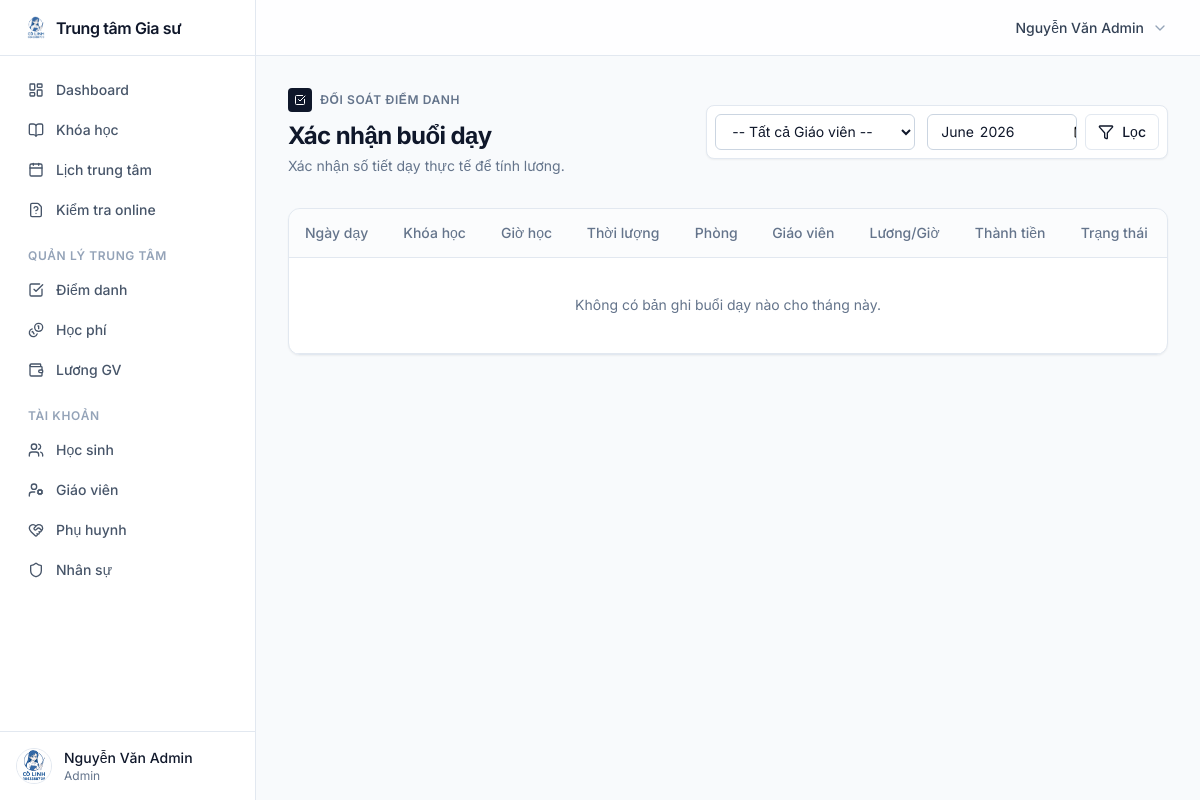
The app's page /teaching/my-records (signed in) with its own data.
### app.py (models this page shows, shortened)
class User(db.Model, UserMixin):
    id = db.Column(db.Integer, primary_key=True)
    username = db.Column(db.String(80), unique=True, nullable=False)
    fullname = db.Column(db.String(100), nullable=False)
    user_code = db.Column(db.String(20), unique=True, nullable=False)
    role = db.Column(db.String(20), nullable=False, default="student")
    phone = db.Column(db.String(20))
    parent_phone = db.Column(db.String(20))
    birth_date = db.Column(db.Date)
    position = db.Column(db.String(100))
    password_hash = db.Column(db.String(255))
    is_active = db.Column(db.Boolean, default=True)
    avatar = db.Column(db.String(100), default="default.jpg")
    salary_rate_per_hour = db.Column(db.Integer, default=0)
    linked_student_id = db.Column(db.Integer, db.ForeignKey("user.id"))
    linked_student = db.relationship("User", remote_side=[id], uselist=False)
    courses_taught = db.relationship("Course", back_populates="teacher", foreign_keys="Course.teacher_id")
    schedules = db.relationship("Schedule", back_populates="teacher", foreign_keys="Schedule.teacher_id")
    enrollments = db.relationship("Enrollment", back_populates="student", foreign_keys="Enrollment.student_id")

### app.py (the view)
@app.route("/teaching/my-records")
@login_required
def my_teaching_records():
    if current_user.role not in ("admin", "manager", "teacher"):
        flash("Bạn không có quyền truy cập.", "danger")
        return redirect(url_for("index"))
    if current_user.role == "teacher":
        teacher_id = current_user.id
    else:
        teacher_id = request.args.get("teacher_id", type=int)
    month = request.args.get("month") or month_key()
    start, end = month_bounds(month)
    query = TeachingRecord.query.filter(TeachingRecord.date >= start, TeachingRecord.date <= end)
    if teacher_id:
        query = query.filter_by(teacher_id=teacher_id)
    records = query.order_by(TeachingRecord.date.desc(), TeachingRecord.start_time.desc()).all()
    teachers = User.query.filter_by(role="teacher").order_by(User.fullname).all() if current_user.role in ("admin", "manager") else []
    return render_template("teaching_records.html", records=records, month=month, teachers=teachers, selected_teacher_id=teacher_id)

### templates/teaching_records.html (shortened to what this page needs)
{% extends "layout.html" %}
{% block content %}
<div class="flex flex-col sm:flex-row justify-between items-start sm:items-center gap-4 mb-8">
    <div>
        <div class="flex items-center gap-2 mb-2">
            <div class="w-6 h-6 bg-slate-900 rounded flex items-center justify-center">
                <i data-lucide="check-square" class="w-3 h-3 text-white"></i>
            </div>
            <span class="text-xs font-semibold uppercase tracking-wider text-slate-500">Đối soát điểm danh</span>
        </div>
        <h1 class="text-2xl font-bold tracking-tight text-slate-900">Xác nhận buổi dạy</h1>
        <p class="text-sm text-slate-500 mt-1">Xác nhận số tiết dạy thực tế để tính lương.</p>
    </div>
    <form class="flex flex-col sm:flex-row gap-3 items-end sm:items-center bg-white p-2 rounded-lg border border-slate-200 shadow-sm">
        {% if current_user.role in ['admin', 'manager'] and teachers %}
        <div class="w-full sm:w-auto">
            <select name="teacher_id" class="flex h-9 w-full sm:w-[200px] rounded-md border border-slate-300 bg-white px-3 py-1 text-sm focus:outline-none focus:ring-2 focus:ring-slate-900 transition-colors" onchange="this.form.submit()">
                <option value="">-- Tất cả Giáo viên --</option>
            </select>
        </div>
        {% endif %}
        <div class="flex gap-2 w-full sm:w-auto">
            <input type="month" name="month" class="flex h-9 w-full sm:w-[150px] rounded-md border border-slate-300 bg-white px-3 py-1 text-sm focus:outline-none focus:ring-2 focus:ring-slate-900 transition-colors" value="{{ month }}" onchange="this.form.submit()">
            <button type="submit" class="inline-flex items-center justify-center rounded-md text-sm font-medium transition-colors focus-visible:outline-none focus-visible:ring-2 border border-slate-200 bg-white hover:bg-slate-100 hover:text-slate-900 h-9 px-3 shrink-0">
                <i data-lucide="filter" class="w-4 h-4 mr-2"></i> Lọc
            </button>
        </div>
    </form>
</div>
<div class="rounded-xl border border-slate-200 bg-white shadow-sm overflow-hidden">
    <div class="table-container" data-table-tools>
        <table class="shadcn-table">
            <thead class="bg-slate-50/50">
                <tr>
                    <th>Ngày dạy</th>
                    <th>Khóa học</th>
                    <th>Giờ học</th>
                    <th>Thời lượng</th>
                    <th>Phòng</th>
                    {% if current_user.role in ['admin', 'manager'] %}
                    <th>Giáo viên</th>
                    {% endif %}
                    <th>Lương/Giờ</th>
                    <th>Thành tiền</th>
                    <th>Trạng thái</th>
                </tr>
            </thead>
            <tbody>
                {% for r in records %}
                <tr class="transition-colors hover:bg-slate-50/50">
                    <td class="font-medium text-slate-900">{{ r.date.strftime('%d/%m/%Y') }}</td>
                    <td class="text-slate-700">{{ r.course.course_name }}</td>
                    <td class="text-slate-600 text-sm">
                        <div class="inline-flex items-center rounded-md bg-slate-100 px-2 py-1 font-medium ring-1 ring-inset ring-slate-500/10">
                            {{ r.start_time.strftime('%H:%M') }} - {{ r.end_time.strftime('%H:%M') }}
                        </div>
                    </td>
                    <td class="text-slate-600">{{ r.hours_taught }}h</td>
                    <td>
                        <span class="inline-flex items-center rounded-md bg-slate-100 px-2 py-1 text-xs font-medium text-slate-600">
                            {{ r.classroom }}
                        </span>
                    </td>
                    {% if current_user.role in ['admin', 'manager'] %}
                    <td class="text-slate-700">
                        <div class="flex items-center gap-1.5">
                            <i data-lucide="user" class="w-3.5 h-3.5 text-slate-400"></i>
                            {{ r.teacher.fullname }}
                        </div>
                    </td>
                    {% endif %}
                    <td class="text-slate-600">{{ money(r.hourly_rate) }} đ</td>
                    <td class="font-bold text-slate-900">{{ money(r.amount_earned) }} đ</td>
                    <td>
                        {% if r.confirmed_by_teacher %}
                        <span class="inline-flex items-center rounded-full border border-transparent bg-green-100 px-2.5 py-0.5 text-xs font-semibold text-green-800" title="Xác nhận lúc: {{ r.confirmed_at.strftime('%H:%M %d/%m/%Y') if r.confirmed_at else 'N/A' }}">
                            <i data-lucide="check-circle-2" class="w-3.5 h-3.5 mr-1"></i> Đã xác nhận
                        </span>
                        {% else %}
                            {% if current_user.role == 'teacher' %}
                            <form method="post" action="{{ url_for('confirm_teaching', record_id=r.id) }}" class="inline-block">
                                <input type="hidden" name="csrf_token" value="{{ csrf_token() }}">
                                <button type="submit" class="inline-flex items-center justify-center rounded-full text-xs font-medium transition-colors focus-visible:outline-none focus-visible:ring-2 focus-visible:ring-slate-950 bg-blue-600 text-white hover:bg-blue-700 h-6 px-2.5">
                                    <i data-lucide="check" class="w-3 h-3 mr-1"></i> Xác nhận
                                </button>
                            </form>
                            {% else %}
                            <span class="inline-flex items-center rounded-full border border-transparent bg-yellow-100 px-2.5 py-0.5 text-xs font-semibold text-yellow-800">
                                <i data-lucide="clock" class="w-3.5 h-3.5 mr-1"></i> Chờ xác nhận
                            </span>
                            {% endif %}
                        {% endif %}
                    </td>
                </tr>
                {% else %}
                <tr>
                    <td colspan="9" class="h-24 text-center text-slate-500">Không có bản ghi buổi dạy nào cho tháng này.</td>
                </tr>
                {% endfor %}
            </tbody>
        </table>
    </div>
</div>
{% endblock %}

### templates/layout.html (shortened to what this page needs)
<!doctype html>
<html lang="vi" class="antialiased">
<head>
    <script src="https://cdn.tailwindcss.com"></script>
</head>
<body class="bg-slate-50 text-slate-900 min-h-screen flex {% if current_user.is_authenticated %}logged-in{% endif %}">
    {% if current_user.is_authenticated %}
    <aside id="sidebar" class="fixed inset-y-0 left-0 z-50 w-64 bg-white border-r border-slate-200 flex flex-col transform -translate-x-full lg:translate-x-0 lg:static lg:shrink-0 h-screen">
        <div class="h-14 flex items-center px-6 border-b border-slate-200">
            <a href="{{ url_for('index') }}" class="flex items-center gap-2 font-semibold text-slate-900 tracking-tight">
                <img src="{{ url_for('static', filename='logo.png') }}" alt="Logo" class="w-6 h-6 rounded">
                <span>Trung tâm Gia sư</span>
            </a>
        </div>
        <nav class="flex-1 overflow-y-auto p-4 space-y-1">
            {% set current_path = request.path %}
            <a href="{{ url_for('index') }}" class="flex items-center gap-3 px-3 py-2 rounded-md text-sm font-medium transition-colors {% if current_path == url_for('index') %}bg-slate-100 text-slate-900{% else %}text-slate-600 hover:bg-slate-100 hover:text-slate-900{% endif %}">
                <i data-lucide="layout-dashboard" class="w-4 h-4"></i> Dashboard
            </a>
            <a href="{{ url_for('courses') }}" class="flex items-center gap-3 px-3 py-2 rounded-md text-sm font-medium transition-colors {% if current_path == url_for('courses') %}bg-slate-100 text-slate-900{% else %}text-slate-600 hover:bg-slate-100 hover:text-slate-900{% endif %}">
                <i data-lucide="book-open" class="w-4 h-4"></i> Khóa học
            </a>
            {% if current_user.role in ['admin', 'manager'] %}
                <a href="{{ url_for('schedules') }}" class="flex items-center gap-3 px-3 py-2 rounded-md text-sm font-medium transition-colors {% if current_path == url_for('schedules') %}bg-slate-100 text-slate-900{% else %}text-slate-600 hover:bg-slate-100 hover:text-slate-900{% endif %}">
                    <i data-lucide="calendar" class="w-4 h-4"></i> Lịch trung tâm
                </a>
                <a href="{{ url_for('exam_list') }}" class="flex items-center gap-3 px-3 py-2 rounded-md text-sm font-medium transition-colors {% if current_path == url_for('exam_list') %}bg-slate-100 text-slate-900{% else %}text-slate-600 hover:bg-slate-100 hover:text-slate-900{% endif %}">
                    <i data-lucide="file-question" class="w-4 h-4"></i> Kiểm tra online
                </a>
                <div class="pt-4 pb-1">
                    <p class="px-3 text-xs font-semibold text-slate-400 uppercase tracking-wider">Quản lý trung tâm</p>
                </div>
                <a href="{{ url_for('attendance') }}" class="flex items-center gap-3 px-3 py-2 rounded-md text-sm font-medium transition-colors {% if current_path.startswith('/attendance') %}bg-slate-100 text-slate-900{% else %}text-slate-600 hover:bg-slate-100 hover:text-slate-900{% endif %}">
                    <i data-lucide="check-square" class="w-4 h-4"></i> Điểm danh
                </a>
                <a href="{{ url_for('tuition') }}" class="flex items-center gap-3 px-3 py-2 rounded-md text-sm font-medium transition-colors {% if current_path.startswith('/tuition') %}bg-slate-100 text-slate-900{% else %}text-slate-600 hover:bg-slate-100 hover:text-slate-900{% endif %}">
                    <i data-lucide="coins" class="w-4 h-4"></i> Học phí
                </a>
                <a href="{{ url_for('payroll') }}" class="flex items-center gap-3 px-3 py-2 rounded-md text-sm font-medium transition-colors {% if current_path.startswith('/payroll') %}bg-slate-100 text-slate-900{% else %}text-slate-600 hover:bg-slate-100 hover:text-slate-900{% endif %}">
                    <i data-lucide="wallet" class="w-4 h-4"></i> Lương GV
                </a>
                <div class="pt-4 pb-1">
                    <p class="px-3 text-xs font-semibold text-slate-400 uppercase tracking-wider">Tài khoản</p>
                </div>
                <a href="{{ url_for('manage_users', role_name='students') }}" class="flex items-center gap-3 px-3 py-2 rounded-md text-sm font-medium transition-colors {% if 'role_name=students' in request.url %}bg-slate-100 text-slate-900{% else %}text-slate-600 hover:bg-slate-100 hover:text-slate-900{% endif %}">
                    <i data-lucide="users" class="w-4 h-4"></i> Học sinh
                </a>
                <a href="{{ url_for('manage_users', role_name='teachers') }}" class="flex items-center gap-3 px-3 py-2 rounded-md text-sm font-medium transition-colors {% if 'role_name=teachers' in request.url %}bg-slate-100 text-slate-900{% else %}text-slate-600 hover:bg-slate-100 hover:text-slate-900{% endif %}">
                    <i data-lucide="user-cog" class="w-4 h-4"></i> Giáo viên
                </a>
                <a href="{{ url_for('manage_users', role_name='parents') }}" class="flex items-center gap-3 px-3 py-2 rounded-md text-sm font-medium transition-colors {% if 'role_name=parents' in request.url %}bg-slate-100 text-slate-900{% else %}text-slate-600 hover:bg-slate-100 hover:text-slate-900{% endif %}">
                    <i data-lucide="heart-handshake" class="w-4 h-4"></i> Phụ huynh
                </a>
                <a href="{{ url_for('manage_users', role_name='staff') }}" class="flex items-center gap-3 px-3 py-2 rounded-md text-sm font-medium transition-colors {% if 'role_name=staff' in request.url %}bg-slate-100 text-slate-900{% else %}text-slate-600 hover:bg-slate-100 hover:text-slate-900{% endif %}">
                    <i data-lucide="shield" class="w-4 h-4"></i> Nhân sự
                </a>
            {% endif %}
        </nav>
        <div class="p-4 border-t border-slate-200">
            <div class="flex items-center gap-3">
                <img src="{{ url_for('static', filename='avatars/' + (current_user.avatar or 'default.jpg')) }}" class="w-9 h-9 rounded-full object-cover border border-slate-200" alt="Avatar">
                <div class="flex-1 min-w-0">
                    <p class="text-sm font-medium text-slate-900 truncate">{{ current_user.fullname }}</p>
                    <p class="text-xs text-slate-500 truncate capitalize">{{ ROLE_LABELS[current_user.role] }}</p>
                </div>
            </div>
        </div>
    </aside>
    {% endif %}
    <div class="flex-1 flex flex-col min-w-0 w-full">
        <header class="sticky top-0 z-30 flex h-14 items-center justify-between border-b border-slate-200 bg-white/80 backdrop-blur-sm px-4 sm:px-6">
            <div class="flex items-center gap-3 relative">
                {% if current_user.is_authenticated %}
                <button onclick="toggleUserDropdown()" class="flex items-center gap-2 text-sm font-medium text-slate-700 hover:text-slate-900 focus:outline-none h-8 px-2 rounded-md hover:bg-slate-100 transition-colors">
                    {{ current_user.fullname }}
                    <i data-lucide="chevron-down" class="w-4 h-4 text-slate-400"></i>
                </button>
                {% endif %}
            </div>
        </header>
        <main class="flex-1 p-4 sm:p-6 lg:p-8 w-full max-w-7xl mx-auto">
            {% block content %}{% endblock %}
        </main>
    </div>
</body>
</html>

### records on screen
User: avatar (picture), fullname "Nguyễn Văn Admin", role "Admin"
